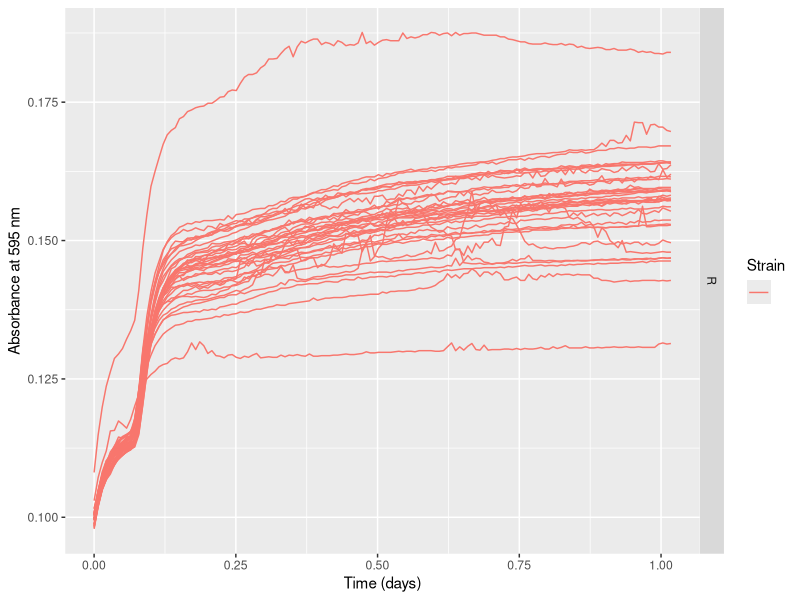
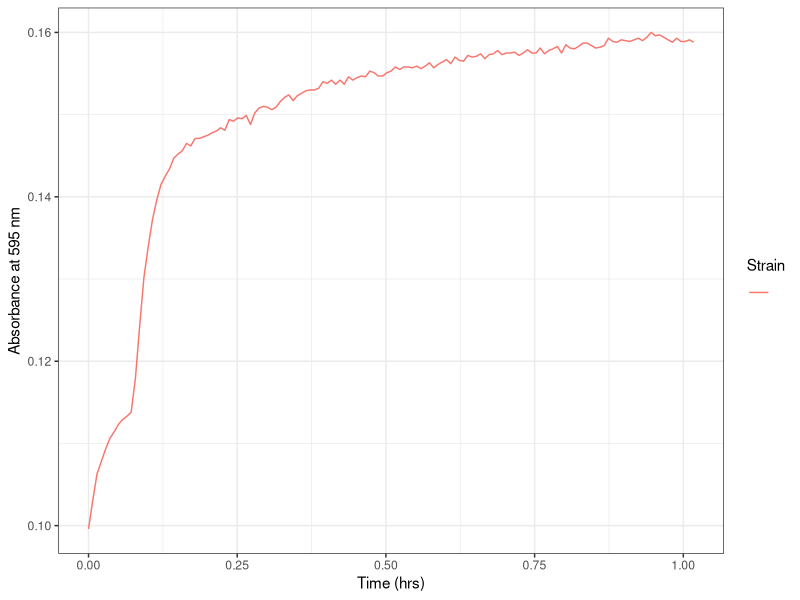
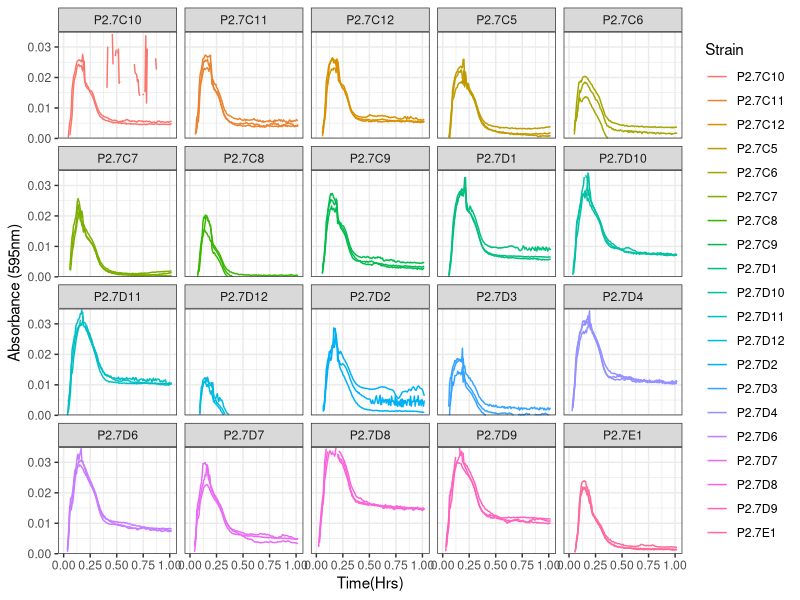
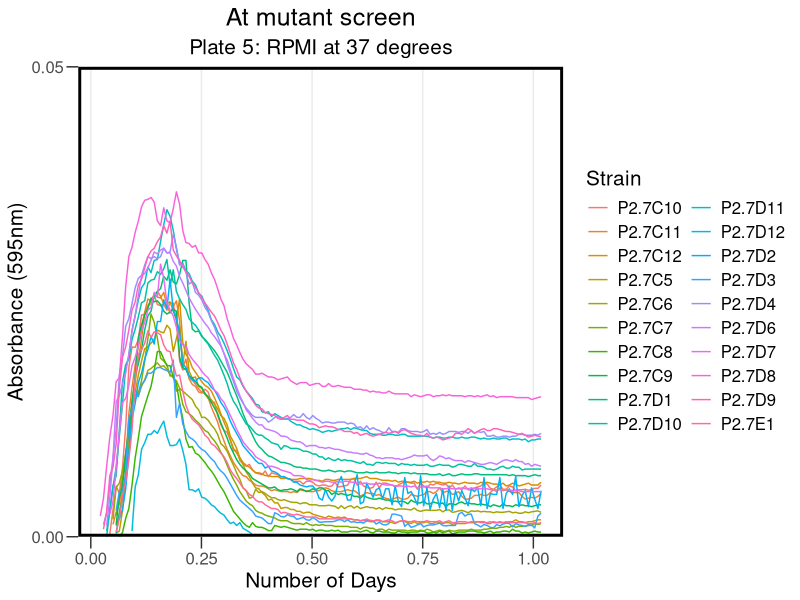
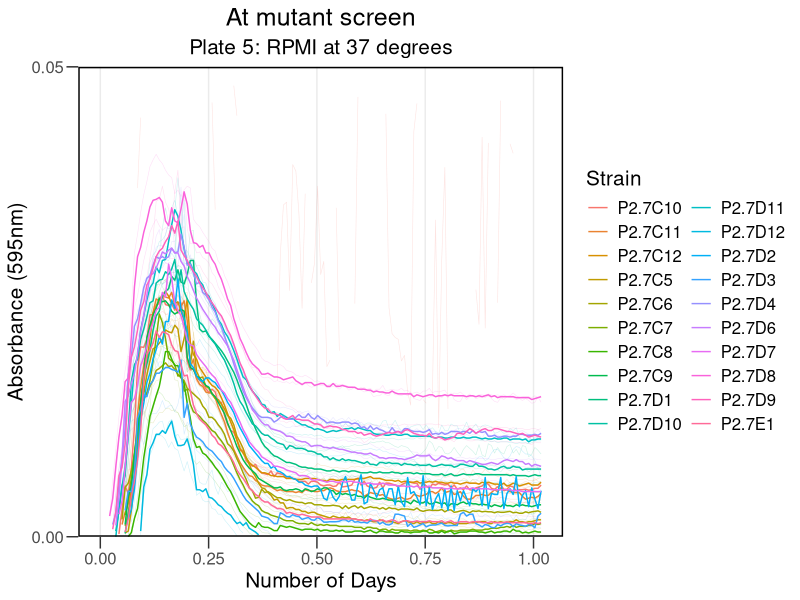
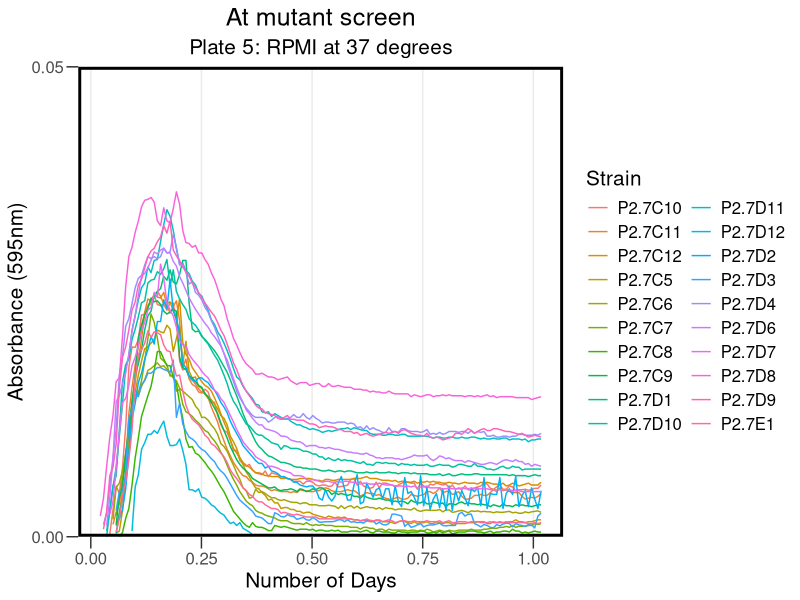
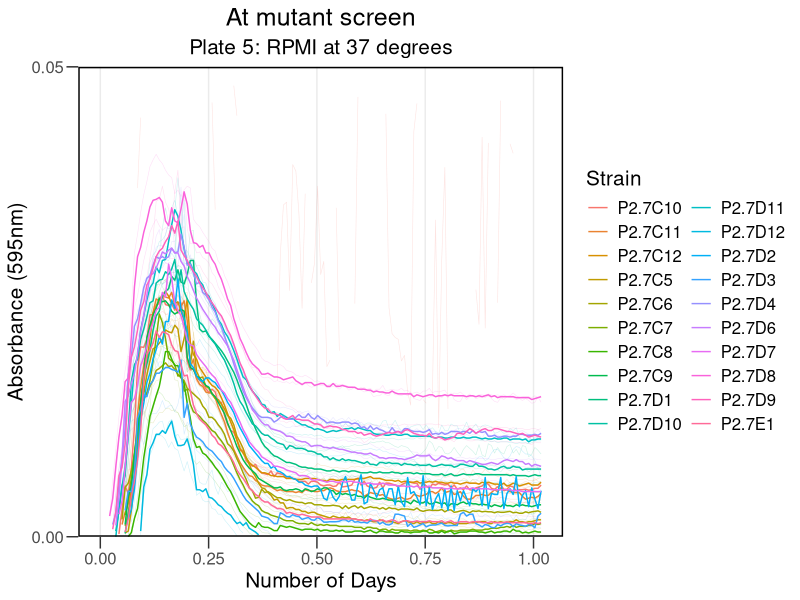

These figures' R source, in order:
## ---- chunk 1
knitr::opts_chunk$set(echo = TRUE)
## ---- chunk 2

library("reshape2")
library(dplyr)
library(ggplot2)
library(tidyverse)
library(rmarkdown)
library(cowplot)
library(yaml)
library(knitr)
## ---- chunk 3

rawdata <- read.csv("../Input/20230427_RPMI_Atmut_screen_Plate5_csv.csv")

## ---- chunk 4

 rawdata_day<-mutate(rawdata, Time = Time/86400)

## ---- chunk 5

reshaped <- melt(rawdata_day, id=c("Time", "Temp"), 
                              variable.name="Well",
                              value.name="OD595")

summary(reshaped)
## ---- chunk 6

platemap <- read.csv("../Input/20230427_RPMI_Atmut_screen_Plate5_setup.csv")
head(platemap, n=50)


## ---- chunk 7

annotated <- inner_join(reshaped, platemap, by="Well")
 
## ---- chunk 8

ggplot(data=filter(annotated,Strain==""),
           aes(x=Time, y=OD595, color=Strain, group = Well)) + 
       geom_line() + 
       facet_grid(Media ~ .) +
       labs(x="Time (days)", y="Absorbance at 595 nm")
## ---- chunk 9

ggplot(data=filter(annotated,Well=="D12"), 
       aes(x=Time, y=OD595, color=Strain, group = Well)) + 
 
       geom_line() + 
     theme_bw()+
     labs(x="Time (hrs)", y="Absorbance at 595 nm")

## ---- chunk 10

blank_OD_summary <- annotated %>%
  filter(Strain=="") %>%
  filter(Well != "A6") %>%
  filter(Well != "A1") %>%
  filter(Well != "D1") %>%
  filter(Well != "F1") %>%
  filter(Well != "H6") %>%
  filter(Well != "H7") %>%
  filter(Well != "G12") %>%
    group_by(Media) %>%
  summarise(OD_median=median(OD595),
            OD_mean=mean(OD595),
            OD_max=max(OD595),
            OD_min=min(OD595))
print(blank_OD_summary)
## ---- chunk 11

normalisedOD <- annotated %>%
  left_join(blank_OD_summary, by="Media") %>%
  mutate(OD_corrected = OD595 - OD_median)

## ---- chunk 12

ggplot(data=normalisedOD %>%
                      filter(Strain != ""), 
                      aes(x=Time, y=OD_corrected, color=Strain, group = Well)) + 
       geom_line() + 
       scale_y_continuous(limits=c(0,0.035),expand=c(0,0))+
       facet_wrap(Strain ~ .)+
  
       labs(x = "Time(Hrs)",
            y = "Absorbance (595nm)") +
       theme(text = element_text(size = 20))+
       theme_bw()
## ---- chunk 13

ggplot(data=normalisedOD  %>%
         
                     filter(Strain != ""), 
                      aes(x=Time, y=OD_corrected, color=Strain)) + 
       
       stat_summary(fun = "median", geom = "line", size = 0.5) +
       scale_y_continuous(limits=c(0,0.05),expand=c(0,0), breaks = c(0, 0.52, 0.05)) +
  
       labs(x = "Number of Days",
            y = "Absorbance (595nm)",
            title = "At mutant screen", subtitle = "Plate 5: RPMI at 37 degrees") +
           
       theme_bw() +
       theme(text = element_text(size = 15))+
       theme(axis.title = element_text(size = 15))+
       
       theme(axis.ticks.length = unit(0.3, "cm"))+
       theme(title = element_text(size = 15))+
       theme(panel.grid.minor = element_blank())+
      guides(color=guide_legend(ncol=2))+
       theme(legend.title = element_text(size = 15))+
      theme(legend.background = element_rect(fill = "transparent", color=NA))+
  theme(legend.key = element_rect(fill = "transparent", color=NA))+
       theme (plot.background =  element_rect(fill = "transparent", color=NA), 
         panel.background = element_rect(fill = "transparent", color=NA),)+
      theme(panel.border = element_rect(linetype = "solid", colour = "black", size = 2))+
  theme(plot.title = element_text(hjust = 0.5), plot.subtitle = element_text(hjust = 0.5) )
       
## ---- chunk 14

ggsave("../Results/AllSummary_At5.png",width = 8,height=5)
## ---- chunk 15

ggplot(data=normalisedOD  %>%
         
                     filter(Strain != ""), 
                      aes(x=Time, y=OD_corrected, color=Strain)) + 
       geom_line(aes(group = Well), size = 0.2, alpha = 0.2) + 
       stat_summary(fun = "median", geom = "line", size = 0.5) +
       scale_y_continuous(limits=c(0,0.05),expand=c(0,0), breaks = c(0, 0.52, 0.05)) +
  
       labs(x = "Number of Days",
            y = "Absorbance (595nm)",
            title = "At mutant screen", subtitle = "Plate 5: RPMI at 37 degrees") +
                  theme_bw() +
       theme(text = element_text(size = 15))+
       theme(axis.title = element_text(size = 15))+
             theme(axis.ticks.length = unit(0.3, "cm"))+
       theme(title = element_text(size = 15))+
       theme(panel.grid.minor = element_blank())+
            guides(color=guide_legend(ncol=2))+
       theme(legend.title = element_text(size = 15))+
      theme(legend.background = element_rect(fill = "transparent", color=NA))+
      theme(legend.key = element_rect(fill = "transparent", color=NA))+
       theme (plot.background =  element_rect(fill = "transparent", color=NA), 
            panel.background = element_rect(fill = "transparent", color=NA),)+
      theme(panel.border = element_rect(linetype = "solid", colour = "black", size = 1))+
      theme(plot.title = element_text(hjust = 0.5), plot.subtitle = element_text(hjust = 0.5))

ggplot
## ---- chunk 16

ggsave("../Results/Statsumm_At5.png",width = 8,height=5)
